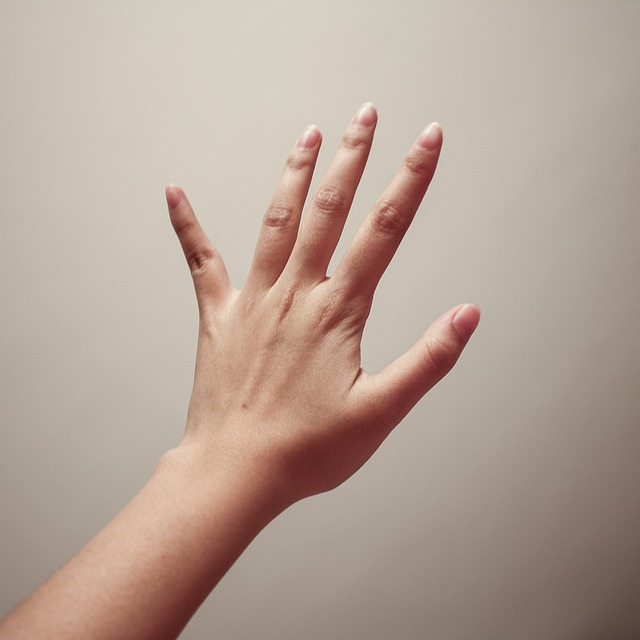
#> input picture HandDetection/hand_back1.jpg, 640 x 640 px; its folder holds only this picture in this run
$ python -i drawHand.py   (imports and definitions only)
#> lines starting #> are read from the running program, lines starting #| are printed output that depends on the picture; after the words box and inside, x2 and y2 are one past the last pixel; in counts of white or black regions, pixels touching at a corner belong together
#> further down, picture is the input picture: shape (640, 640, 3); mean B, G, R 150.6, 162.8, 180.7
# @markdown We implemented some functions to visualize the hand landmark detection results. <br/> Run the following cell to activate the functions.
import math

from mediapipe import solutions
from mediapipe.framework.formats import landmark_pb2
import numpy as np
import cv2

MARGIN = 10  # pixels
FONT_SIZE = 1
FONT_THICKNESS = 1
HANDEDNESS_TEXT_COLOR = (88, 205, 54)  # vibrant green
DISTANCE_TEXT_COLOR = (255, 255, 255)
COORDINATES_TEXT_COLOR = (0, 0, 0)
font = cv2.FONT_HERSHEY_COMPLEX
landmark_coordinate_list = {}
scaling_factor = 1
A4_WIDTH_CMS = 21
A4_HEIGHT_CMS = 29.7


def get_and_draw_contours(image):

    annotated_image_gray = cv2.cvtColor(image, cv2.COLOR_BGR2GRAY)
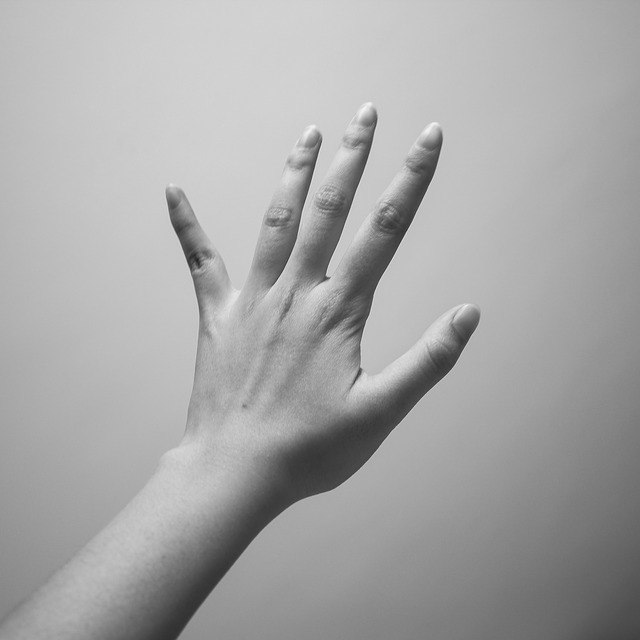
#> annotated_image_gray: shape (640, 640); min 35, max 244, mean 166.7
    annotated_image_gray = cv2.GaussianBlur(annotated_image_gray, (5, 5), 0)
    _, threshold = cv2.threshold(annotated_image_gray, 190, 255, cv2.THRESH_BINARY)
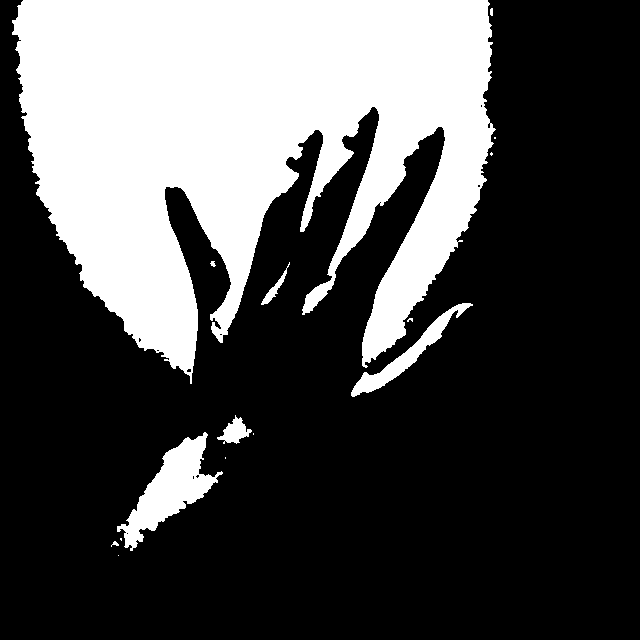
#> threshold: shape (640, 640); 30.2% white; 15 white regions (7 under 20 px), largest, box (x1, y1, x2, y2) and area: (12, 0, 496, 384) 116751, (117, 432, 223, 551) 4455, (351, 303, 473, 397) 1873
    threshold = cv2.erode(threshold, None, iterations=3)
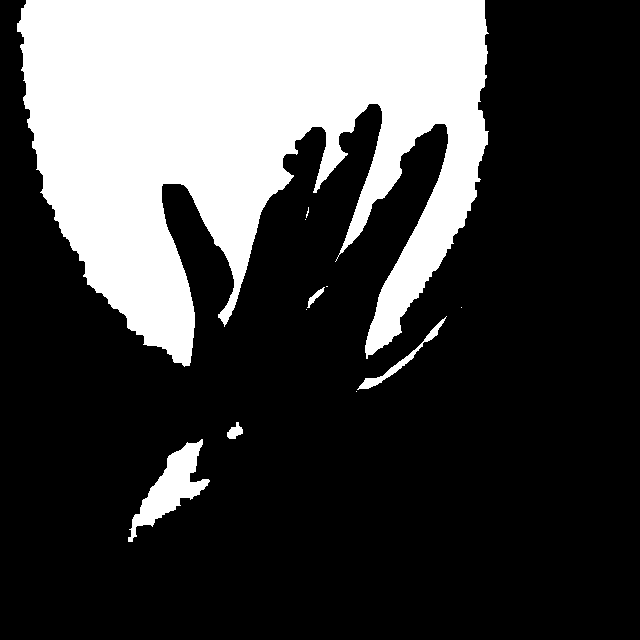
#> threshold: shape (640, 640); 26.9% white; 11 white regions (6 under 20 px), largest, box (x1, y1, x2, y2) and area: (17, 0, 489, 367) 106268, (128, 439, 210, 542) 2874, (357, 316, 447, 390) 618, (227, 422, 243, 439) 160, (307, 287, 325, 308) 109
    threshold = cv2.dilate(threshold, None, iterations=3)
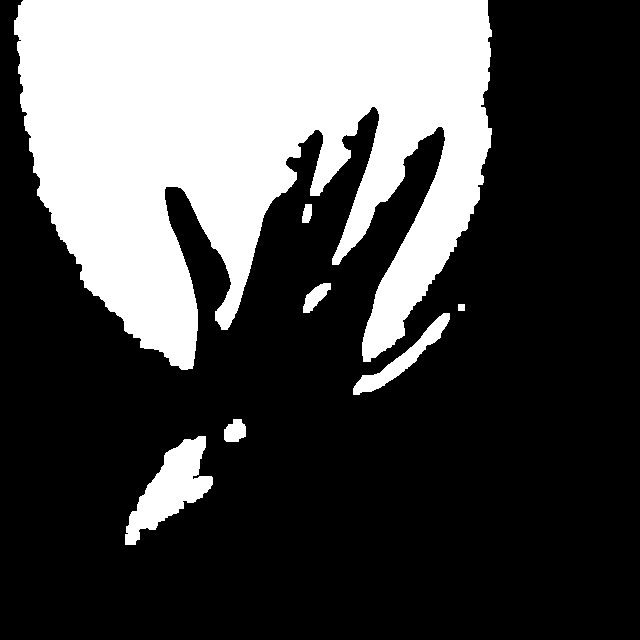
#> threshold: shape (640, 640); 29.8% white; 7 white regions

    # Detecting contours in image.
    contours, _ = cv2.findContours(threshold, cv2.RETR_TREE, cv2.CHAIN_APPROX_SIMPLE)
#> contours = 7 contours; box (x1, y1, x2, y2) and area: (14, 0, 492, 370) 113810, (125, 436, 213, 545) 3996, (353, 313, 450, 395) 1540, (303, 283, 331, 313) 382, (224, 419, 246, 442) 356, (302, 204, 312, 223) 129, (458, 304, 465, 311) 36

    maxc = max(contours, key=cv2.contourArea)
#> maxc = contour of 1090 points, box (x1, y1, x2, y2) (14, 0, 492, 370), area 113810

    approx = cv2.approxPolyDP(maxc, 0.050 * cv2.arcLength(maxc, True), True)
#> approx = [[18, 5], [181, 369], [441, 126], [404, 335], [487, 0]]

    top1_x = approx[0][0][0]
#> top1_x = 18
    top1_y = approx[0][0][1]
#> top1_y = 5
    top2_x = approx[1][0][0]
#> top2_x = 181
    top2_y = approx[1][0][1]
#> top2_y = 369

    distance_pixel = math.hypot((top1_x - top2_x), (top1_y - top2_y))
#> distance_pixel = 398.8

    global scaling_factor

    if abs(top1_x - top2_x) > abs(top1_y - top2_y):
        scaling_factor = A4_WIDTH_CMS / distance_pixel
    else:
        scaling_factor = A4_HEIGHT_CMS / distance_pixel
#> scaling_factor = 0.0745

    # find coordinates for top left and right of A4 sheet

    cv2.drawContours(image, [approx], 0, (0, 0, 255), 1)
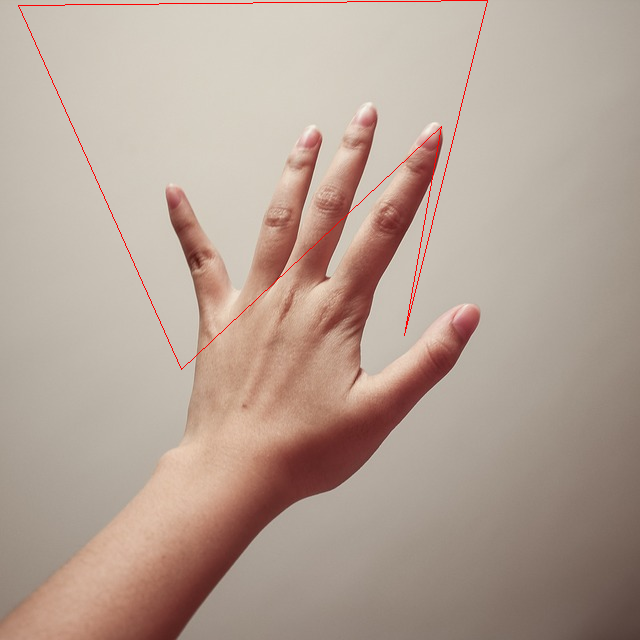
#> image: shape (640, 640, 3); 0.4% of pixels changed, all inside (x1, y1, x2, y2) = (18, 0, 488, 370)
    n = approx.ravel()
#> n = [18, 5, 181, 369, 441, 126, 404, 335, 487, 0]
    i = 0
    for j in n:
        if (i % 2 == 0):
            x = n[i]
            y = n[i + 1]
            string = str(x) + " " + str(y)
            cv2.putText(image, string, (x, y), font, .5, (255, 255, 0))
        i = i + 1
#> this loop made 10 passes
#> (j, x, y) on passes 1, 3, 5, 7, 9: (18, 18, 5), (181, 181, 369), (441, 441, 126), (404, 404, 335), (487, 487, 0)
#> j on passes 2, 4, 6, 8, 10: 5, 369, 126, 335, 0
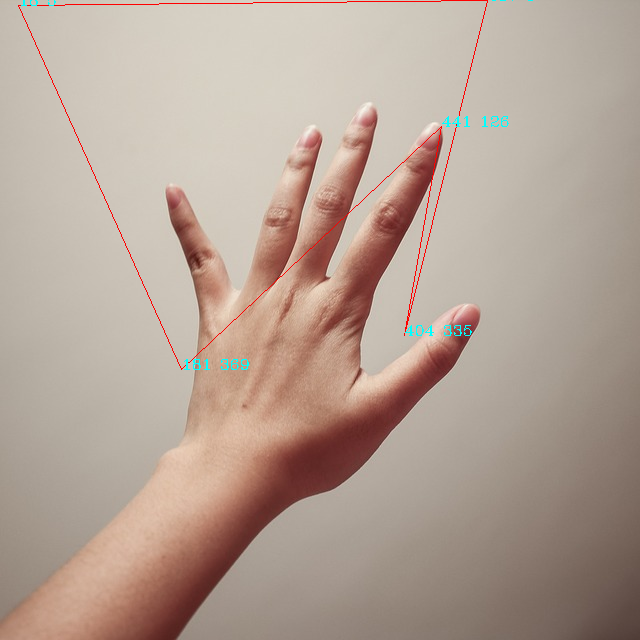
#> image: shape (640, 640, 3); 0.17% of pixels changed, all inside (x1, y1, x2, y2) = (21, 0, 533, 370)
#> after the loop, i = 10

    return image


# [18 lines left out: function get_and_print_distance_between_landmarks, not called in this run]


def get_dist_text_coordinates(x1, y1, x2, y2):
    return int((x1 + x2) / 2), int((y1 + y2) / 2)


# [77 lines left out: function draw_landmarks_on_image, not called in this run]

>>> import cv2
>>> picture = cv2.imread('hand_back1.jpg')
>>> result = get_and_draw_contours(picture)

$ run again, on HandDetection/hand_prof_1.jpeg
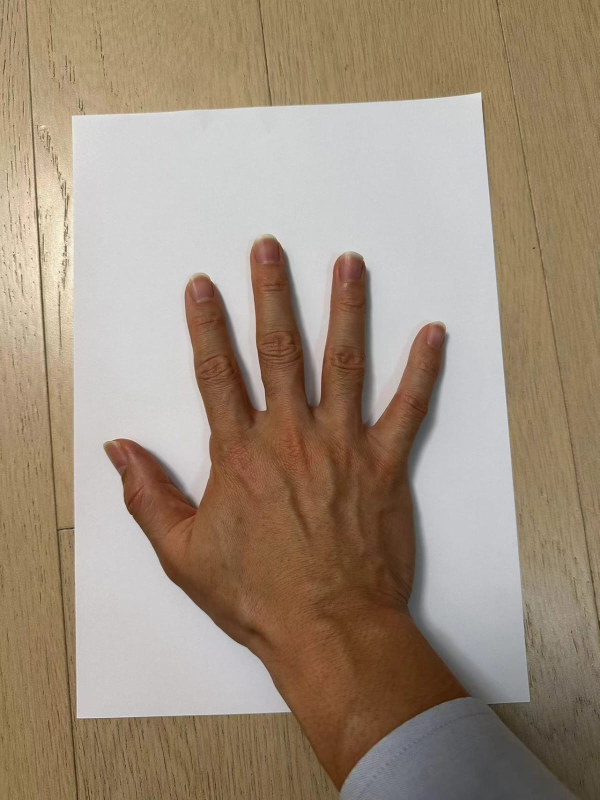
#> input picture HandDetection/hand_prof_1.jpeg, 1199 x 1600 px (shown at 1/2 size)
#> picture is the input picture: shape (1600, 1199, 3); mean B, G, R 124.6, 142.9, 159.8
#> in get_and_draw_contours, `threshold = cv2.dilate(threshold, None, iterations=3)`:
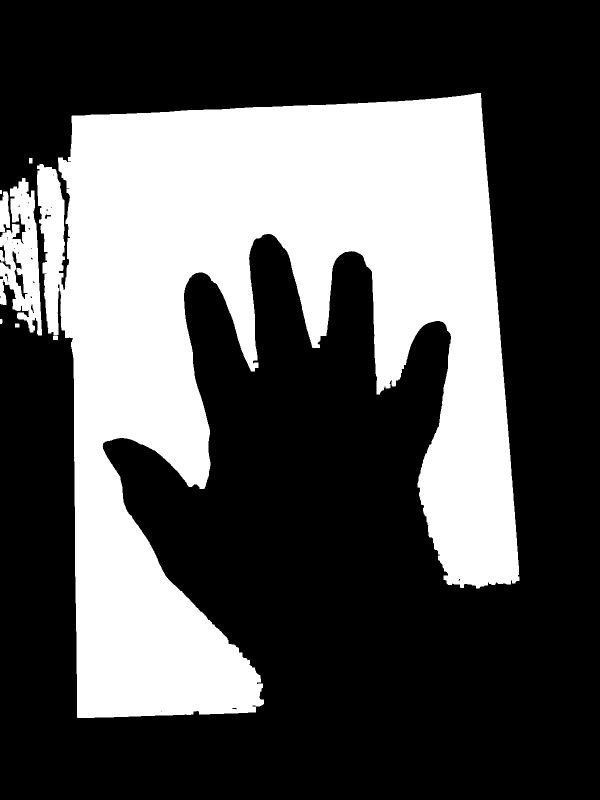
#> threshold: shape (1600, 1199) (shown at 1/2 size); 33.2% white; 9 white regions
#> contours = 35 contours, 19 with area under 20; largest, box (x1, y1, x2, y2) and area: (74, 186, 1039, 1436) 615609, (0, 356, 84, 671) 15222, (0, 383, 20, 464) 1144, (24, 502, 56, 599) 832, (0, 500, 9, 523) 122
#> maxc = contour of 2152 points, box (x1, y1, x2, y2) (74, 186, 1039, 1436), area 615609
#> approx = [[961, 186], [74, 331], [155, 1435], [528, 468], [1038, 1161]]
#> top1_x = 961
#> top1_y = 186
#> top2_x = 74
#> top2_y = 331
#> distance_pixel = 898.8
#> scaling_factor = 0.0234
#> n = [961, 186, 74, 331, 155, 1435, 528, 468, 1038, 1161]
#> the loop in get_and_draw_contours, `for j in n:` made 10 passes
#> (j, x, y) on passes 1, 3, 5, 7, 9: (961, 961, 186), (74, 74, 331), (155, 155, 1435), (528, 528, 468), (1038, 1038, 1161)
#> after the loop in get_and_draw_contours, `for j in n:`:
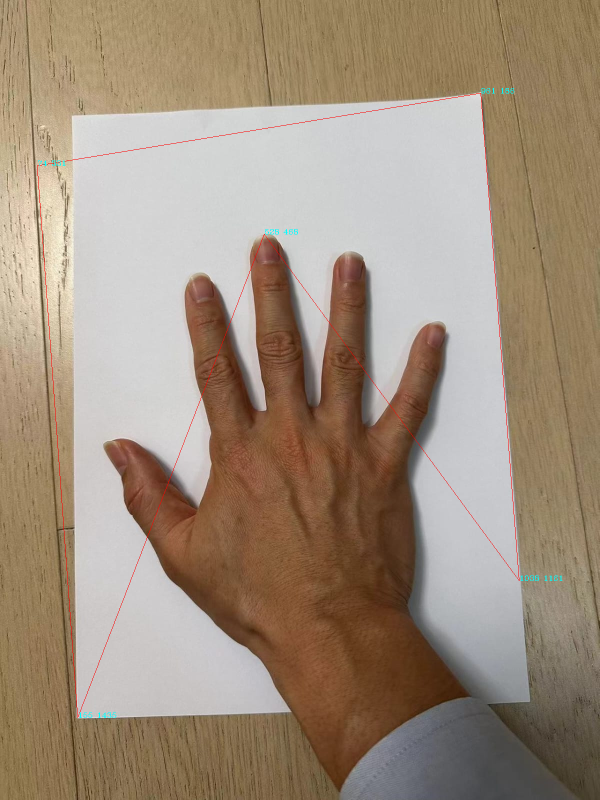
#> image: shape (1600, 1199, 3) (shown at 1/2 size); mean B, G, R 124.3, 142.5, 159.9
#> after the loop in get_and_draw_contours, `for j in n:`: i = 10
